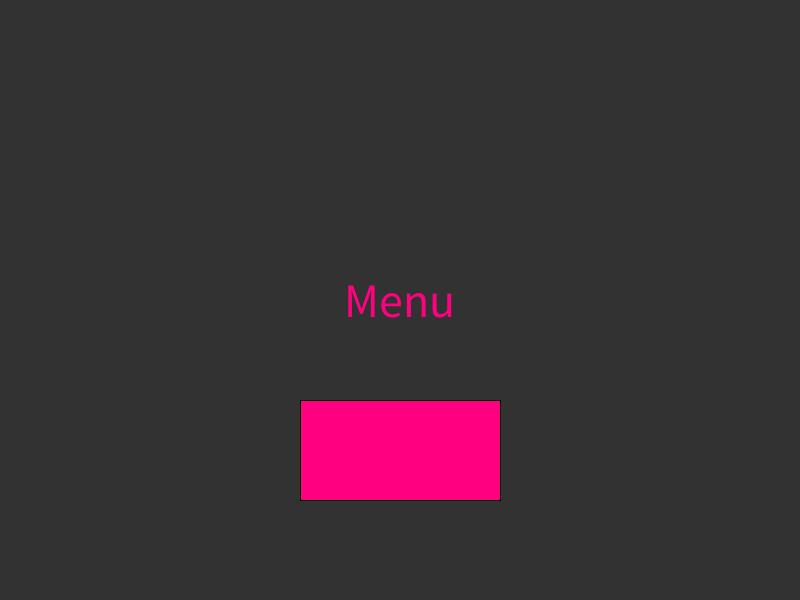
Frame 1 (no input)
Frame 60 (the mouse pressed at the canvas centre just before this capture): identical to frame 1, image omitted
Frame 120 (the mouse held since frame 60 and released just before this capture): identical to frame 1, image omitted

The Processing sketch that drew this single still picture (run headless with seeded random() and noise(); from frame 60 on, the mouse is pressed at the canvas centre):

// Processing sketch: ej14a_funciones_pesta_as_para_tp3
// ── ej14a_funciones_pesta_as_para_tp3.pde

// ejemplo funciones y pestañas
// TIP: CTRL + T e

String estado;

void setup() {
  size( 800, 600 ); 
  textAlign( CENTER, CENTER );
  textSize( 48 ); 
  estado = "menu";
}

void draw() {
  background( 100 );  // diagrama de estados ---------------------------
  if ( estado.equals("menu") ) {
    //llamo a la funcion: ejecuta código que tiene (como un acceso directo)
    contenidoPantallaMenu();
  } else if ( estado.equals("pantalla1") ) {
    //acá podría ir código u otra función
  } else if ( estado.equals("final1") ) {
    //idem anterior
  } //etc
}

// ── Eventos.pde

// esto son los eventos que utilizo

void keyPressed(){

}

void mousePressed(){

}

// ── Finales.pde

// recuerden que debe haber mas de uno (solo Lage esta perdonado)

// ── Pantallas.pde

// -----------------------------------------------------------
// crear mis propias funciones

void contenidoPantallaMenu(){
  background( 50 );
  fill( 255, 0, 128 );
  text( "Menu", width/2, height/2 );
  rect( width/2-100, (height/4*3)-50, 200, 100 );
}
